Frame 1 (no input): blank canvas, image omitted
Frame 60 (the mouse pressed at the canvas centre just before this capture): blank canvas, image omitted
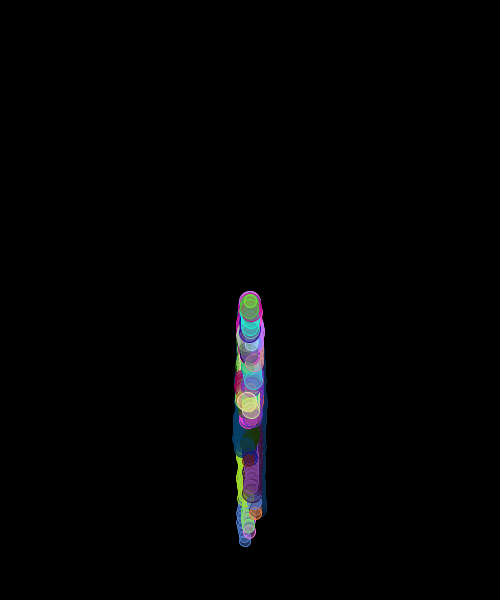
Frame 120 (the mouse held since frame 60 and released just before this capture)

The Processing sketch whose frames 1 and 60 were blank and that drew this single picture after the mouse press (run headless with seeded random() and noise(); from frame 60 on, the mouse is pressed at the canvas centre):

// Processing sketch: day5_07_bouncingBalls_objects_arrayList_use
// ── day5_07_bouncingBalls_objects_arrayList_use.pde
// Array vs. ArrayList

// Array
// Ball[] balls = new Ball[300];
// ArrayList
// ArrayList<DataType> arrayName = new ArrayList<DataType>();

// Array                    ArrayList
// array.length             array.size()
// array[index]             array.get(i)
// arr[index] = new Obj();  array.add( new Obj() );

ArrayList<Ball> balls = new ArrayList<Ball>();


void setup() {
  size(500, 600);
  background(0);
}


void draw() {
  //background(0);

  if (mousePressed) {
    balls.add( new Ball(mouseX, mouseY) ); // add one element(object to the arrayList
  }

  for (int i=0; i<balls.size(); i++) {
    Ball b = balls.get(i); // get one element from the arrayList
    b.move();
    b.zigzag();
    //b.reappear();
    b.display();
  }
}











class Ball {
  float x, y;
  float xSpd, ySpd;
  float size;
  float r, g, b;
  Ball(float _x, float _y) {
    x = _x;
    y = _y;
    size = random(10, 20);
    xSpd = 0;//random(-0.1, 0.1);
    ySpd = random(1, 5);
    r = random(255);
    g = random(255);
    b = random(255);
  }
  void display() {
    stroke(r, g, b);
    fill(r, g, b, 100);
    ellipse(x, y, size, size);
  }
  void move() {
    x += xSpd;
    y += ySpd;
  }
  void zigzag() {
    x += random(-1, 1);
    y += random(-1, 1);
  }
  void reappear() {
    if (x < 0) {
      x = width;
    } else if (x > width) {
      x = 0;
    }
    if (y < 0) {
      y = height;
    } else if (y > height) {
      y = 0;
    }
  }
}
